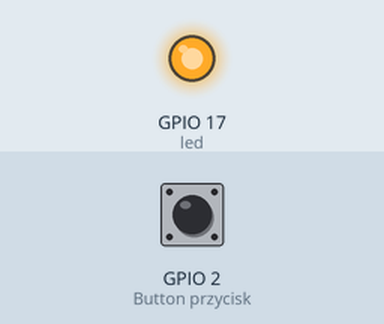
A program run on a simulated Raspberry Pi (BCM pin numbers). Parts: output pins drawn as LEDs (lit = HIGH). The test bench sets the inputs (shaded band); at power-on: GPIO 2 (Button przycisk) HIGH. What the program prints to the terminal is not drawn.

Above: at 1.2 s.
1.3 s: GPIO 2 (Button przycisk) pulled LOW for 1.2 s
At 1.9 s:
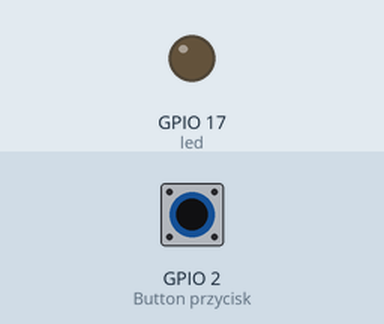
Timing chart, 0 to 10.8 s (numbered marks = the images above; inputs shaded):
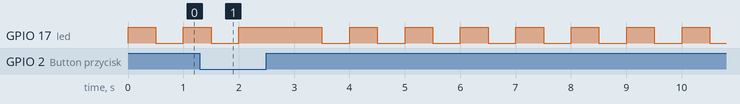

The program:

gemini-code-1777388732777.py
```python
from gpiozero import LED, Button
from time import sleep

# Konfiguracja pinu (lokalnie nie potrzebujemy PiGPIOFactory)
led = LED(17)
przycisk = Button(2) # Podłącz przycisk do GPIO 2 i GND

print("Test lokalny uruchomiony. Naciśnij przycisk lub czekaj na miganie.")

try:
    while True:
        if przycisk.is_pressed:
            print("Przycisk wciśnięty - zapalam diodę!")
            led.on()
        else:
            led.blink(on_time=0.5, off_time=0.5, n=1)
            print("Miganie testowe...")

        sleep(1)

except KeyboardInterrupt:
    print("Test przerwany.")
```
